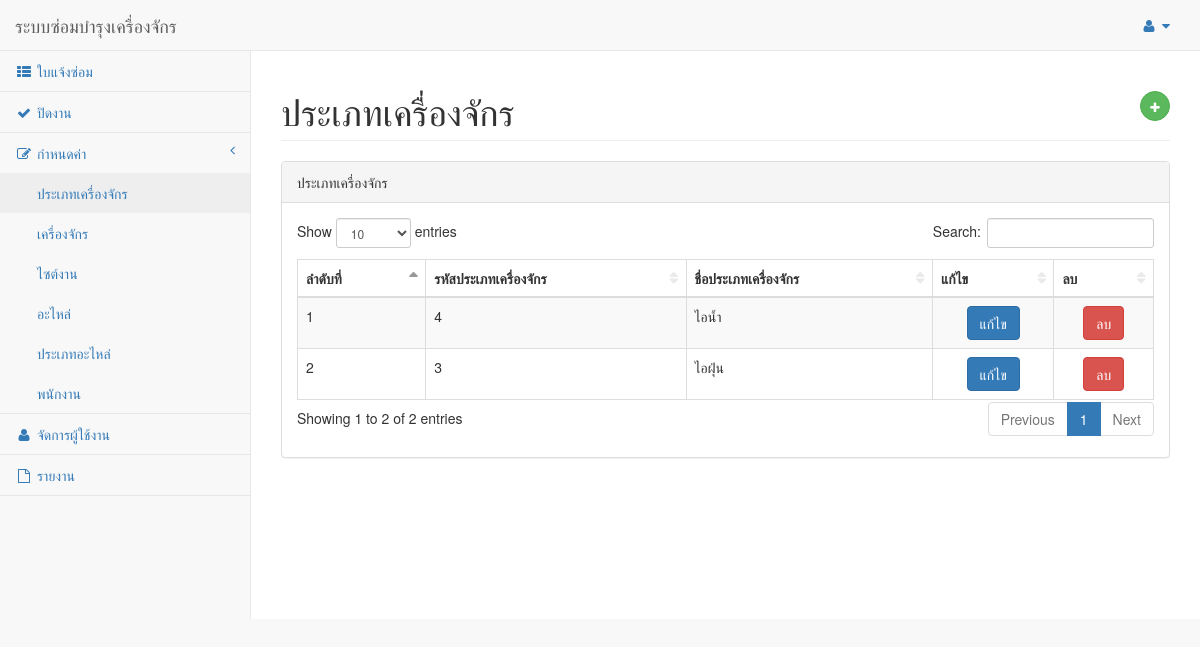
Screenshot of /TypeMachine/ListTypeMachine.php with the database file from the repository.
### tables this page shows
CREATE TABLE `tmstmvehicletype` (
  `XVVehTypeCode` int(5) NOT NULL,
  `XVVehTypeName` varchar(100) NOT NULL
);

### TypeMachine/ListTypeMachine.php (the view, shortened to what this page needs)
<!DOCTYPE html>
<html lang="en">
<head>
    <link href="../vendor/bootstrap/css/bootstrap.min.css" rel="stylesheet">
    <link href="../vendor/metisMenu/metisMenu.min.css" rel="stylesheet">
    <link href="../vendor/datatables/css/dataTables.bootstrap.css" rel="stylesheet">
    <link href="../vendor/datatables-responsive/dataTables.responsive.css" rel="stylesheet">
    <link href="../dist/css/sb-admin-2.css" rel="stylesheet">
    <link href="../vendor/font-awesome/css/font-awesome.min.css" rel="stylesheet" type="text/css">
</head>
<body>
    <?php include '../Template/templsidebar.php';
    include "../database/connect.php";
    ?>
    <div id="wrapper">
        <div id="page-wrapper">
            <div class="row">
                <div class="col-lg-12">
                    <h1 class="page-header">ประเภทเครื่องจักร<button type="button" class="btn btn-success btn-circle"
                            style="float: right;" data-toggle="modal" data-target="#insertModal"><i
                                class="fa fa-plus"></i>
                        </button></h1>
                </div>
            </div>
            <div class="row">
                <div class="col-lg-12">
                    <div class="panel panel-default">
                        <div class="panel-heading">
                            ประเภทเครื่องจักร
                        </div>
                        <div class="panel-body">
                            <table width="100%" class="table table-striped table-bordered table-hover"
                                id="dataTables-example">
                                <thead>
                                    <tr>
                                        <th>ลำดับที่</th>
                                        <th>รหัสประเภทเครื่องจักร</th>
                                        <th>ชื่อประเภทเครื่องจักร</th>
                                        <th>แก้ไข</th>
                                        <th>ลบ</th>
                                    </tr>
                                </thead>
                                <tbody>
                                    <?php
    $sql = " SELECT vt.XVVehTypeCode,vt.XVVehTypeName
    FROM tmstmvehicletype vt";
    $result = mysqli_query($connect,$sql) or die(mysqli_query($connect));
    $count = 1;
    while ($row=mysqli_fetch_array($result)){
?>
                                    <tr class="odd gradeA">
                                        <td><?php echo $count;?></td>
                                        <td><?php echo $row["XVVehTypeCode"];?></td>
                                        <td><?php echo $row["XVVehTypeName"];?></td>
                                        <td align="center"><input class='btn btn-primary editbtn' type='button'
                                                value='แก้ไข'></td>
                                        <td align="center"><input class='btn btn-danger deletebtn' type='button'
                                                value='ลบ'></td>
                                    </tr>
                                    <?php $count++;} ?>
                                </tbody>
                            </table>
                        </div>
                    </div>
                </div>
            </div>
        </div>
    </div>
</body>
</html>

### rows the page displays
tmstmvehicletype: XVVehTypeCode "4", XVVehTypeName "ไอน้ำ"
tmstmvehicletype: XVVehTypeCode "3", XVVehTypeName "ไอฝุ่น"
